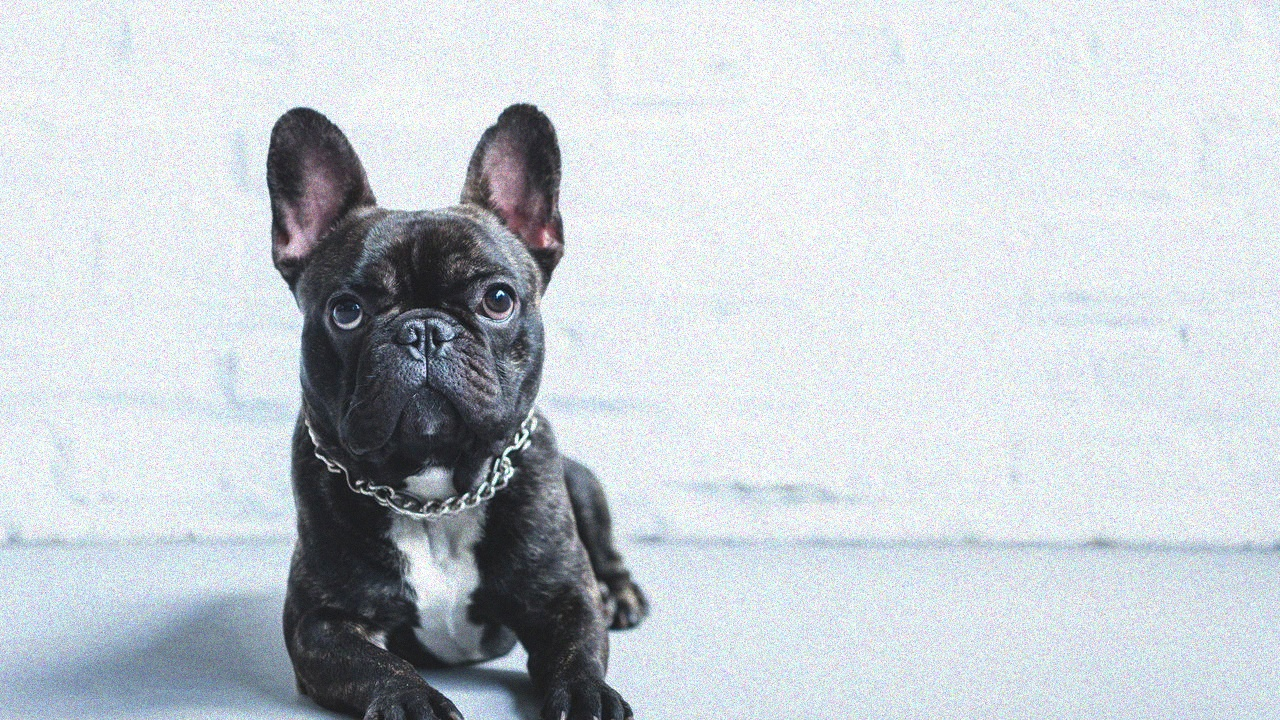
#> input picture img/dog.jpg, 1280 x 720 px
$ jupyter execute notebook.ipynb
#> lines starting #> are read from the running program, lines starting #| are printed output that depends on the picture; after the words box and inside, x2 and y2 are one past the last pixel; in counts of white or black regions, pixels touching at a corner belong together
# Pre processamento

Esse notebook tem o objetivo de processar a imagem do cachorro para extrair os pontos de interesse que serão usados para guiar a tartaruga no ambiente do ROS. O processo envolve recortar a imagem para focar apenas no cachorro, aplicar um filtro de detecção de bordas e extrair os pontos relevantes.

[cell 1]
import cv2  # somente para carregar a imagem
import numpy as np
import matplotlib.pyplot as plt
import json
import os

## 1. Carregar a imagem

&emsp;`cv2.imread` devolve BGR. Convertendo para RGB garantimos cores corretas na visualizacao.

[cell 2]
IMG_PATH = "../img/dog.jpg"
bgr = cv2.imread(IMG_PATH)
#> bgr is the input picture: shape (720, 1280, 3); mean B, G, R 210, 204.3, 197.7
if bgr is None:
    raise FileNotFoundError(f"Imagem nao encontrada: {IMG_PATH}")

img_rgb = bgr[:, :, ::-1]
print("shape original:", bgr.shape)
#| shape original: (720, 1280, 3)

plt.figure(figsize=(7, 4))
plt.imshow(img_rgb)
plt.axis("off")
plt.show()

## 2. Recorte (ROI) e reamostragem

&emsp;Recortar remove fundo e sombra, ajudando a silhueta. A reamostragem reduz custo de processamento.

[cell 3]
def crop_roi(img, top=0.0, bottom=0.0, left=0.0, right=0.0):
#> called with top = 0.1, bottom = 0, left = 0.2, right = 0.45
    H, W = img.shape[:2]
#> H = 720; W = 1280
    y0, y1 = int(H * top), int(H * (1 - bottom))
#> y0 = 72; y1 = 720
    x0, x1 = int(W * left), int(W * (1 - right))
#> x0 = 256; x1 = 704
    return img[y0:y1, x0:x1]

def downsample(img, factor):
#> called with factor = 4
    return img[::factor, ::factor]
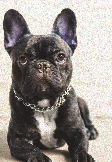
#> returned value: shape (162, 112, 3); mean of channels 0, 1, 2 141, 145.6, 151.7; drawn as B, G, R

TOP = 0.1
BOTTOM = 0.0
LEFT = 0.2
RIGHT = 0.45

img_roi = crop_roi(img_rgb, top=TOP, bottom=BOTTOM, left=LEFT, right=RIGHT)
DOWNSAMPLE = 4
img_small = downsample(img_roi, DOWNSAMPLE)
print("shape roi:", img_roi.shape)
#| shape roi: (648, 448, 3)
print("shape small:", img_small.shape)
#| shape small: (162, 112, 3)

plt.figure(figsize=(5, 5))
plt.imshow(img_small)
plt.axis("off")
plt.show()

## 3. Tons de cinza

&emsp;Bordas dependem de intensidade, entao reduzimos para 1 canal usando luminancia.

[cell 4]
def rgb_to_gray(img):
    r = img[:, :, 0].astype(np.float32)
    g = img[:, :, 1].astype(np.float32)
    b = img[:, :, 2].astype(np.float32)
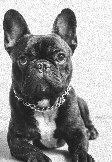
#> b: shape (162, 112) float32; min 22, max 255, mean 151.7
    gray = 0.299 * r + 0.587 * g + 0.114 * b
    return gray.astype(np.uint8)
#> returned value: shape (162, 112)

gray = rgb_to_gray(img_small)
plt.imshow(gray, cmap="gray")
plt.axis("off")
plt.show()

## 4. Suavizacao Gaussiana

&emsp;Suavizar reduz ruido antes do Sobel, preservando melhor a silhueta.

[cell 5]
def gaussian_kernel(size=5, sigma=1.0):
#> called with size = 5, sigma = 1
    c = size // 2
    k = np.zeros((size, size), np.float32)
    for y in range(size):
        for x in range(size):
            k[y, x] = np.exp(-((x - c) ** 2 + (y - c) ** 2) / (2 * sigma ** 2))
    return k / k.sum()

def convolve2d(img, kernel):
    pad = kernel.shape[0] // 2
#> pad = 2
    padded = np.pad(img, pad, mode="edge").astype(np.float32)
    out = np.zeros(img.shape, np.float32)
    H, W = img.shape
#> H = 162; W = 112
    kh, kw = kernel.shape
#> kh = 5; kw = 5
    for y in range(H):
        for x in range(W):
            region = padded[y:y + kh, x:x + kw]
            out[y, x] = np.sum(region * kernel)
    return out

smooth = convolve2d(gray, gaussian_kernel(5, 1.0)).astype(np.uint8)
plt.imshow(smooth, cmap="gray")
plt.axis("off")
plt.show()

## 5. Deteccao de bordas (Sobel)

&emsp;O Sobel calcula gradientes em X e Y; a magnitude indica onde a borda e forte.

[cell 6]
sobel_x = np.array([[-1, 0, 1], [-2, 0, 2], [-1, 0, 1]], np.float32)
sobel_y = np.array([[-1, -2, -1], [0, 0, 0], [1, 2, 1]], np.float32)

grad_x = convolve2d(smooth, sobel_x)
#> in convolve2d (call 2), `padded = np.pad(img, pad, mode="edge").astype(np.float32)`:
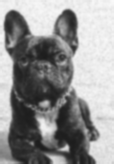
#> padded: shape (164, 114) float32; min 28, max 249, mean 145.7
grad_y = convolve2d(smooth, sobel_y)
#> after the loop in convolve2d (call 3), `for y in range(H):`:
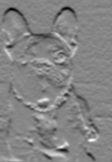
#> out: shape (162, 112) float32; min -485, max 436, mean -5.9; drawn with min black and max white
edge_mag = np.sqrt(grad_x ** 2 + grad_y ** 2)
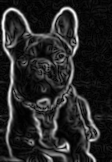
#> edge_mag: shape (162, 112) float32; min 0, max 503.5, mean 77.9; drawn with min black and max white
if edge_mag.max() > 0:
    edge_mag = edge_mag / edge_mag.max() * 255.0
edge_mag = edge_mag.astype(np.uint8)

plt.imshow(edge_mag, cmap="gray")
plt.axis("off")
plt.show()

## 6. Segmentacao por limiar de Otsu

&emsp;Otsu escolhe um limiar automatico separando fundo claro e objeto escuro.

[cell 7]
def otsu_threshold(img):
    hist = np.bincount(img.ravel(), minlength=256).astype(np.float64)
#> hist = 256 values, max 488 at index 236, min 0 at index 0, mean 70.88
    total = img.size
#> total = 18144
    sum_total = np.dot(np.arange(256), hist)
#> sum_total = 2611249
    sum_b = 0.0
    weight_b = 0.0
    best_var = -1.0
    best_t = 0
    for t in range(256):
        weight_b += hist[t]
        if weight_b == 0:
            continue
        weight_f = total - weight_b
        if weight_f == 0:
            break
        sum_b += t * hist[t]
        mean_b = sum_b / weight_b
        mean_f = (sum_total - sum_b) / weight_f
        var_between = weight_b * weight_f * (mean_b - mean_f) ** 2
        if var_between > best_var:
            best_var = var_between
            best_t = t
#> this loop made 250 passes
#> (weight_b, weight_f, sum_b, mean_b, mean_f, var_between, best_var) on pass 29: (1, 18143, 28, 28, 143.9, 243814239.6, 243814239.6)
#> (weight_b, weight_f, sum_b, mean_b, mean_f, best_var) on passes 30 to 35: (28, 18116, 811, 28.96, 144.1, 6.72e+09), (124, 18020, 3691, 29.77, 144.7, 2.95e+10), (269, 17875, 8186, 30.43, 145.6, 6.38e+10), (396, 17748, 12250, 30.93, 146.4, 9.38e+10), (516, 17628, 16210, 31.41, 147.2, 1.22e+11), (661, 17483, 21140, 31.98, 148.2, 1.56e+11)
#> after the loop, best_t = 148; best_var = 1.87e+12; sum_b = 2611000; weight_b = 18144
    return best_t

t = otsu_threshold(smooth)
#> t = 148
OTSU_RELAX = 0  # aumente para aceitar pixels mais claros
t_relax = min(t + OTSU_RELAX, 255)
#> t_relax = 148
mask = (smooth < t_relax).astype(np.uint8)
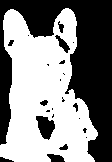
#> mask: shape (162, 112); values 0 (black) and 1 (white), 53% white; 23 black regions (13 under 20 px), largest, box (x1, y1, x2, y2) and area: (0, 0, 112, 162) 7761, (36, 116, 55, 140) 295, (55, 35, 70, 53) 103

plt.imshow(mask, cmap="gray")
plt.axis("off")
plt.show()

## 7. Operacoes morfologicas

&emsp;Abertura remove pontos soltos; fechamento preenche buracos na silhueta.

[cell 8]
def dilate(m, size=3):
#> called with size = 3
    p = size // 2
    pad = np.pad(m, p)
#> pad: shape (164, 114); values 0 (black) and 1 (white), 51.5% white; 21 black regions (13 under 20 px), largest, box (x1, y1, x2, y2) and area: (0, 0, 114, 164) 8458, (37, 117, 56, 141) 295, (56, 36, 71, 54) 103
    out = np.zeros(m.shape, np.uint8)
    H, W = m.shape
#> H = 162; W = 112
    for y in range(H):
        for x in range(W):
            if pad[y:y + size, x:x + size].max() > 0:
                out[y, x] = 1
#> out: shape (162, 112); values 0 (black) and 1 (white), 58.1% white; 12 black regions (7 under 20 px), largest, box (x1, y1, x2, y2) and area: (0, 0, 112, 162) 7228, (37, 117, 54, 138) 212, (49, 155, 63, 162) 66, (59, 39, 68, 51) 40, (0, 158, 11, 162) 25
    return out

def erode(m, size=3):
#> called with size = 3
    p = size // 2
#> p = 1
    pad = np.pad(m, p)
#> pad: shape (164, 114); values 0 (black) and 1 (white), 56.4% white; 10 black regions (7 under 20 px), largest, box (x1, y1, x2, y2) and area: (0, 0, 114, 164) 7871, (38, 118, 55, 139) 212, (60, 40, 69, 52) 40
    out = np.zeros(m.shape, np.uint8)
    H, W = m.shape
    for y in range(H):
        for x in range(W):
            if pad[y:y + size, x:x + size].min() > 0:
                out[y, x] = 1
#> out: shape (162, 112); values 0 (black) and 1 (white), 53.3% white; 9 black regions (2 under 20 px), largest, box (x1, y1, x2, y2) and area: (0, 0, 112, 162) 7961, (36, 116, 55, 139) 292, (56, 36, 69, 52) 96
    return out

def open_mask(m, size=3):
    return dilate(erode(m, size), size)
#> in erode (call 2), `pad = np.pad(m, p)`: pad: shape (164, 114); values 0 (black) and 1 (white), 51.7% white; 9 black regions (2 under 20 px), largest, box (x1, y1, x2, y2) and area: (0, 0, 114, 164) 8513, (37, 117, 56, 140) 292, (57, 37, 70, 53) 96
#> after the loop in erode (call 2), `for y in range(H):`: out: shape (162, 112); values 0 (black) and 1 (white), 48.1% white; 1 white region, box (x1, y1, x2, y2) and area: (2, 9, 97, 160) 8734
#> in dilate (call 2), `pad = np.pad(m, p)`: pad: shape (164, 114); values 0 (black) and 1 (white), 46.7% white; 1 white region, box (x1, y1, x2, y2) and area: (3, 10, 98, 161) 8734
#> after the loop in dilate (call 2), `for y in range(H):`: out: shape (162, 112); values 0 (black) and 1 (white), 53.2% white; 9 black regions (2 under 20 px), largest, box (x1, y1, x2, y2) and area: (0, 0, 112, 162) 7966, (36, 116, 55, 139) 292, (56, 36, 69, 52) 96

def close_mask(m, size=3):
    return erode(dilate(m, size), size)

K_MORPH = 3
mask_morph = close_mask(mask, K_MORPH)
mask_morph = open_mask(mask_morph, K_MORPH)

plt.imshow(mask_morph, cmap="gray")
plt.axis("off")
plt.show()

## 8. Maior componente conexo

&emsp;Mantemos apenas o maior grupo conectado para ficar com o cachorro.

[cell 9]
def largest_component(m):
    H, W = m.shape
    visit = np.zeros(m.shape, np.uint8)
    best = []
    for sy in range(H):
        for sx in range(W):
            if m[sy, sx] and not visit[sy, sx]:
                stack = [(sy, sx)]
                visit[sy, sx] = 1
                comp = []
                while stack:
                    y, x = stack.pop()
                    comp.append((y, x))
                    for dy in (-1, 0, 1):
                        for dx in (-1, 0, 1):
                            ny, nx = y + dy, x + dx
                            if 0 <= ny < H and 0 <= nx < W and m[ny, nx] and not visit[ny, nx]:
                                visit[ny, nx] = 1
                                stack.append((ny, nx))
                if len(comp) > len(best):
                    best = comp
    out = np.zeros(m.shape, np.uint8)
    for y, x in best:
        out[y, x] = 1
    return out

silhouette = largest_component(mask_morph)
silhouette = close_mask(silhouette, 5)
#> call 3 of dilate, with size = 5
#> in dilate (call 3), `pad = np.pad(m, p)`: pad: shape (166, 116); values 0 (black) and 1 (white), 50.2% white; 9 black regions (2 under 20 px), largest, box (x1, y1, x2, y2) and area: (0, 0, 116, 166) 9078, (38, 118, 57, 141) 292, (58, 38, 71, 54) 96
#> after the loop in dilate (call 3), `for y in range(H):`:
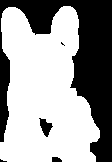
#> out: shape (162, 112); values 0 (black) and 1 (white), 61.8% white; 5 black regions (2 under 20 px), largest, box (x1, y1, x2, y2) and area: (0, 0, 112, 162) 6726, (39, 118, 53, 137) 140, (52, 157, 62, 162) 43
#> call 3 of erode, with size = 5
#> in erode (call 3), `pad = np.pad(m, p)`: pad: shape (166, 116); values 0 (black) and 1 (white), 58.3% white; 3 black regions (1 under 20 px), largest, box (x1, y1, x2, y2) and area: (0, 0, 116, 166) 7892, (41, 120, 55, 139) 140
#> after the loop in erode (call 3), `for y in range(H):`:
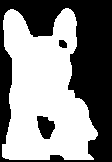
#> out: shape (162, 112); values 0 (black) and 1 (white), 53.8% white; 3 black regions, box (x1, y1, x2, y2) and area: (0, 0, 112, 162) 8036, (37, 116, 55, 139) 288, (59, 40, 67, 48) 54

plt.imshow(silhouette, cmap="gray")
plt.axis("off")
plt.show()

## 9. Rastreamento de contorno (Moore)

&emsp;Seguimos a borda em ordem para criar uma sequencia de pontos fechada.

[cell 10]
def trace_contour(m):
    H, W = m.shape
    dirs = [(0, 1), (1, 1), (1, 0), (1, -1), (0, -1), (-1, -1), (-1, 0), (-1, 1)]
    start = None
    for y in range(H):
        for x in range(W):
            if m[y, x]:
                start = (y, x)
                break
        if start:
            break
    if start is None:
        return []
    contour = [start]
    cur = start
    back_dir = 4
    for _ in range(4 * H * W):
        found = False
        for k in range(8):
            nd = (back_dir + 1 + k) % 8
            ny, nx = cur[0] + dirs[nd][0], cur[1] + dirs[nd][1]
            if 0 <= ny < H and 0 <= nx < W and m[ny, nx]:
                cur = (ny, nx)
                back_dir = (nd + 4) % 8
                contour.append(cur)
                found = True
                break
        if not found:
            break
        if cur == start:
            break
    return contour

contour = trace_contour(silhouette)
#> contour = 502 pairs, first value 8 to 159, second value 2 to 97
print("contour points:", len(contour))
#| contour points: 502
ys = [p[0] for p in contour]
#> ys = 502 values, max 159 at index 173, min 8 at index 0, mean 88.25
xs = [p[1] for p in contour]
#> xs = 502 values, max 97 at index 140, min 2 at index 269, mean 45.07

plt.figure(figsize=(7, 4))
plt.imshow(img_small)
plt.plot(xs, ys, "-r", lw=1)
plt.axis("off")
plt.show()
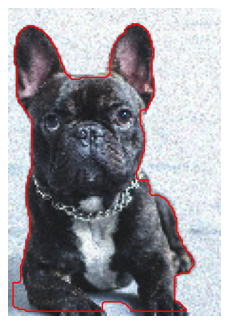
#> figure drawn by matplotlib, 1 panel

## 10. Simplificacao do contorno

&emsp;Reduzimos o numero de pontos por subamostragem para acelerar o desenho no turtlesim.

[cell 11]
def subsample_contour(contour, step=3):
#> called with step = 3
    pts = contour[::step]
#> pts = 168 pairs, first value 8 to 159, second value 2 to 97
    if pts and pts[0] != pts[-1]:
        pts.append(pts[0])
    return pts

STEP = 3
contour_simple = subsample_contour(contour, STEP)
#> contour_simple has the same summary as pts in subsample_contour
print("points after simplify:", len(contour_simple))
#| points after simplify: 168

## 11. Mapeamento para o espaco do turtlesim

&emsp;Escalamos para 0..11, preservamos proporcao e invertemos o eixo Y.

[cell 12]
def map_to_turtlesim(contour, margin=1.0, size=11.0):
#> called with margin = 1, size = 11
    ys = np.array([p[0] for p in contour], float)
#> ys = 168 values, max 159 at index 58, min 8 at index 0, mean 87.92
    xs = np.array([p[1] for p in contour], float)
#> xs = 168 values, max 97 at index 47, min 2 at index 90, mean 45.14
    minx, maxx = xs.min(), xs.max()
#> minx = 2; maxx = 97
    miny, maxy = ys.min(), ys.max()
#> miny = 8; maxy = 159
    width, height = maxx - minx, maxy - miny
#> width = 95; height = 151
    span = size - 2 * margin
    scale = min(span / width, span / height)
#> scale = 0.0596
    cx, cy = (minx + maxx) / 2, (miny + maxy) / 2
#> cx = 49.5; cy = 83.5
    center = size / 2
    pts = []
    for y, x in contour:
        tx = center + (x - cx) * scale
        ty = center - (y - cy) * scale
        pts.append((round(float(tx), 3), round(float(ty), 3)))
#> this loop made 168 passes
#> (y, x, tx, ty) on passes 1 to 3: (8, 65, 6.42, 10), (8, 68, 6.6, 10), (10, 71, 6.78, 9.88)
    return pts

points_turtle = map_to_turtlesim(contour_simple)
px = [p[0] for p in points_turtle]
py = [p[1] for p in points_turtle]

plt.figure(figsize=(5, 5))
plt.plot(px, py, "-b", lw=1)
plt.xlim(0, 11)
plt.ylim(0, 11)
plt.gca().set_aspect("equal")
plt.grid(True)
plt.show()
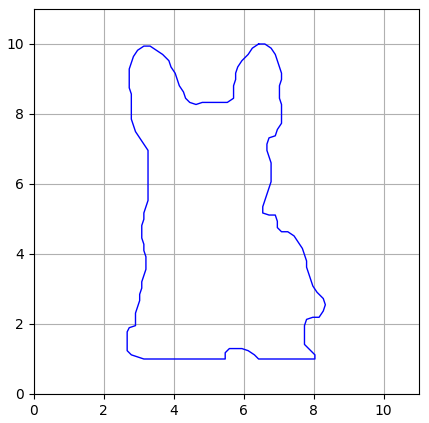
#> figure drawn by matplotlib, 1 panel
